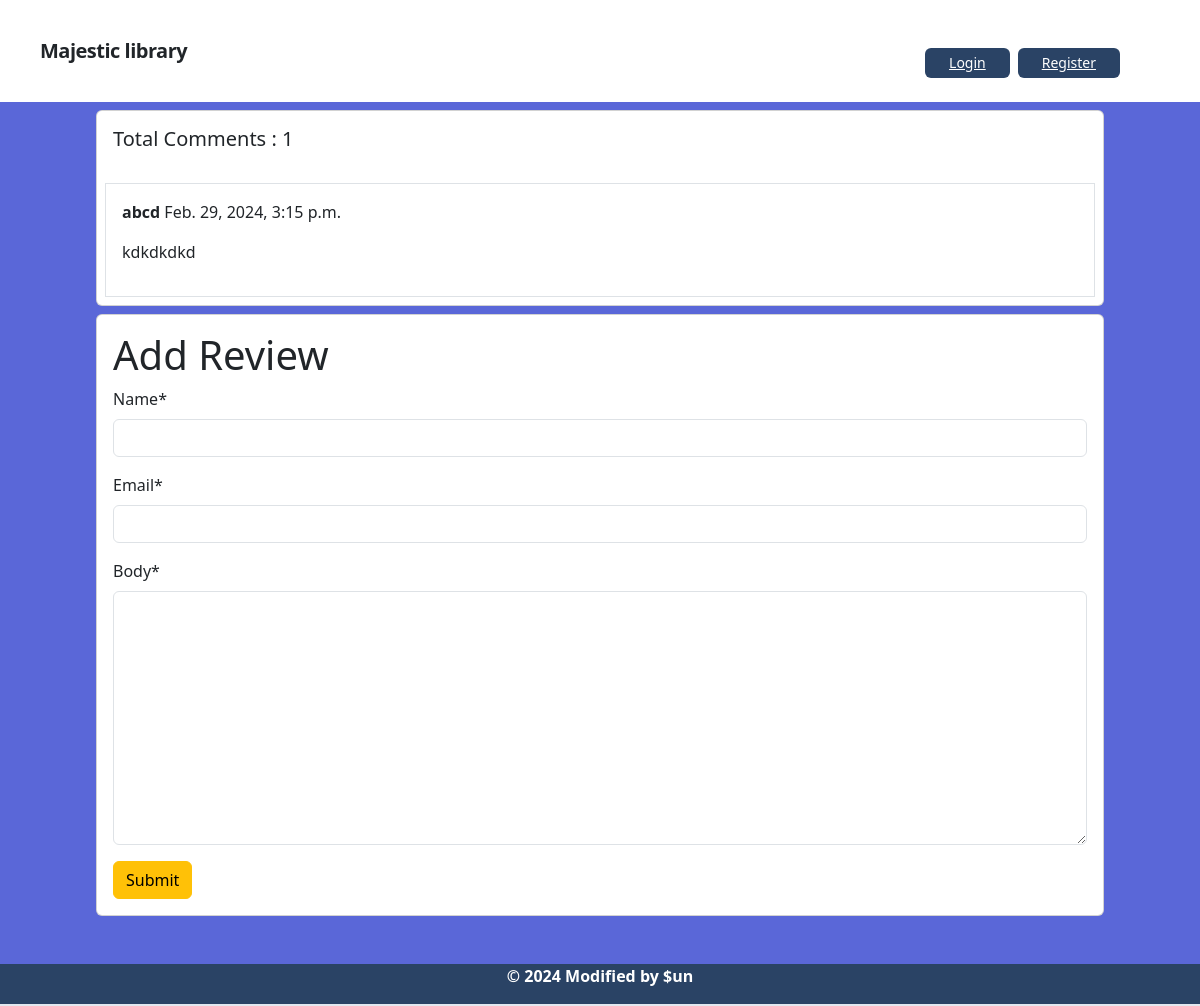
The app's page /book/comment/3/ with its own data.
### book/models.py (models this page shows, shortened)
class Comment(models.Model):
    book = models.ForeignKey(Book, on_delete=models.CASCADE, related_name='comments')
    name = models.CharField(max_length=30)
    email = models.EmailField()
    body = models.TextField()
    created_on = models.DateTimeField(auto_now_add=True)

### book/views.py (the view, shortened to what this page needs)
# urls.py: path('comment/<int:id>/', views.CommentView.as_view(), name='review'),
class CommentView(DetailView):
    model = models.Book
    pk_url_kwarg = 'id'
    template_name = 'comment.html'
    def get_context_data(self, **kwargs):
        context = super().get_context_data(**kwargs)
        book = self.object
        comments = book.comments.all()
        comment_form = forms.CommentForm()
        context['comments'] = comments
        context['comment_form'] = comment_form
        return context

### book/forms.py
class CommentForm(forms.ModelForm):
    class Meta:
        model = Comment
        fields = ['name', 'email', 'body']

### book/templates/comment.html (shortened to what this page needs)
{% extends 'base.html' %}
{% load crispy_forms_tags %}
{% block content %}
<div class="card m-2">
    <h5 class="p-3">Total Comments : {{comments | length}}</h5>
    {% for comment in comments %}
  <div class="card-body border m-2">
        <p><b>{{comment.name}}</b> {{comment.created_on}}</p>
        <p>{{comment.body}}</p>
    </div>
    {% endfor %}
</div>
<div class="card m-2">
    <div class="card-body">
        <form method="post">
            <h1>Add Review</h1>
            {{comment_form | crispy}}
            <button class="btn btn-warning">Submit</button>
    </div>
</div>
{% endblock %}

### records on screen
Comment: name "abcd", created_on "Feb. 29, 2024, 3:15 p.m.", body "kdkdkdkd"

### other values on screen
{{ comments | length }} "1"
